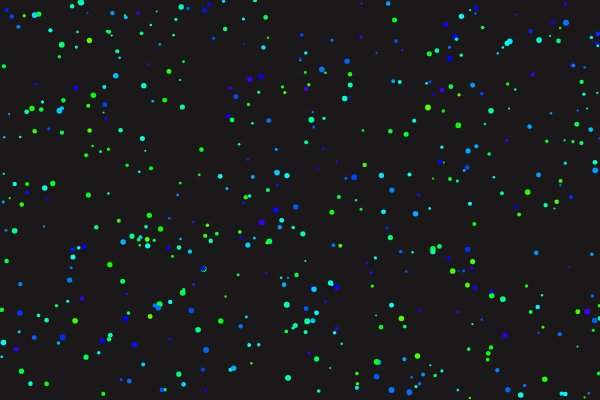
Frame 1 (no input)
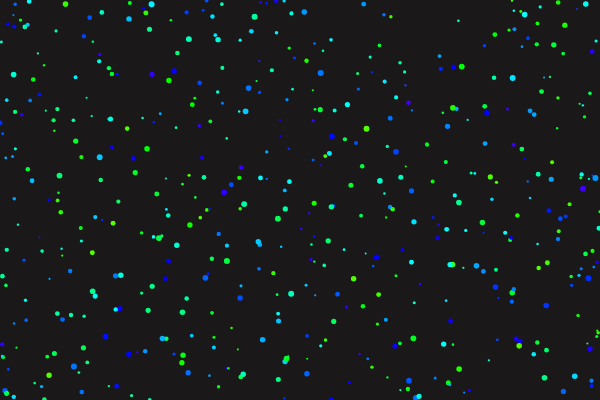
Frame 60 (no input)
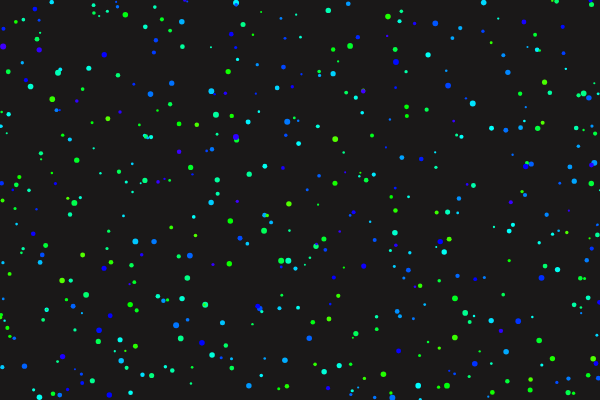
Frame 120 (the mouse pressed at the canvas centre since frame 60)

The p5.js sketch that drew these frames (run headless with seeded random() and noise() and a simulated clock; from frame 60 on, the mouse is pressed at the canvas centre):

// p5.js sketch
// ── sketch.js
let particles = [];
let latticeGrid = [];
let gridSize = 20;
let latticeSize = 10;
let isLatticeForming = false;
let latticeTimer = 0;
let latticeDuration = 120;
let particleCount = 500;

class Particle {
  constructor() {
    this.pos = createVector(random(width), random(height));
    this.vel = p5.Vector.random2D().mult(random(0.5, 2));
    this.size = random(2, 6);
    this.color = color(random(100, 255), random(100, 255), random(200, 255), 200);
    this.acc = createVector(0, 0);
    this.prevPos = this.pos.copy();
  }

  update() {
    this.vel.add(this.acc);
    this.vel.limit(5);
    this.pos.add(this.vel);
    this.acc.mult(0);

    if (this.pos.x > width) this.pos.x = 0;
    else if (this.pos.x < 0) this.pos.x = width;

    if (this.pos.y > height) this.pos.y = 0;
    else if (this.pos.y < 0) this.pos.y = height;
  }

  applyForce(force) {
    this.acc.add(force);
  }

  display() {
    noStroke();
    fill(this.color);
    ellipse(this.pos.x, this.pos.y, this.size);
  }

  checkCollision(other) {
    let d = dist(this.pos.x, this.pos.y, other.pos.x, other.pos.y);
    if (d < this.size/2 + other.size/2) {
      return true;
    }
    return false;
  }
}

function setup() {
  createCanvas(600, 400);
  colorMode(HSB, 360, 100, 100, 1);
  for (let i = 0; i < particleCount; i++) {
    particles.push(new Particle());
  }

  // Initialize grid
  for (let x = 0; x < width; x += gridSize) {
    latticeGrid[x] = [];
    for (let y = 0; y < height; y += gridSize) {
      latticeGrid[x][y] = false;
    }
  }
}

function draw() {
  background(10, 5, 10);

  // Occasionally form lattice
  if (!isLatticeForming && random() < 0.002) {
    isLatticeForming = true;
    latticeTimer = 0;
  }

  if (isLatticeForming) {
    latticeTimer++;
    if (latticeTimer > latticeDuration) {
      isLatticeForming = false;
    } else {
      // Draw lattice
      for (let x = 0; x < width; x += gridSize * latticeSize) {
        for (let y = 0; y < height; y += gridSize * latticeSize) {
          let alpha = map(latticeTimer, 0, latticeDuration/2, 0, 255);
          stroke(200, 100, 100, alpha);
          strokeWeight(1);
          noFill();
          rect(x, y, gridSize * latticeSize, gridSize * latticeSize);
        }
      }
    }
  }

  // Update and display particles
  for (let i = 0; i < particles.length; i++) {
    let p = particles[i];

    // Apply some random force to make movement chaotic
    let force = p5.Vector.random2D().mult(0.01);
    p.applyForce(force);

    // Apply attraction to nearby particles
    for (let j = 0; j < particles.length; j++) {
      if (i !== j) {
        let other = particles[j];
        let d = dist(p.pos.x, p.pos.y, other.pos.x, other.pos.y);
        if (d < 50 && d > 0) {
          let force = p5.Vector.sub(p.pos, other.pos);
          force.normalize();
          force.mult(0.01);
          p.applyForce(force);
        }
      }
    }

    p.update();
    p.display();
  }
}
